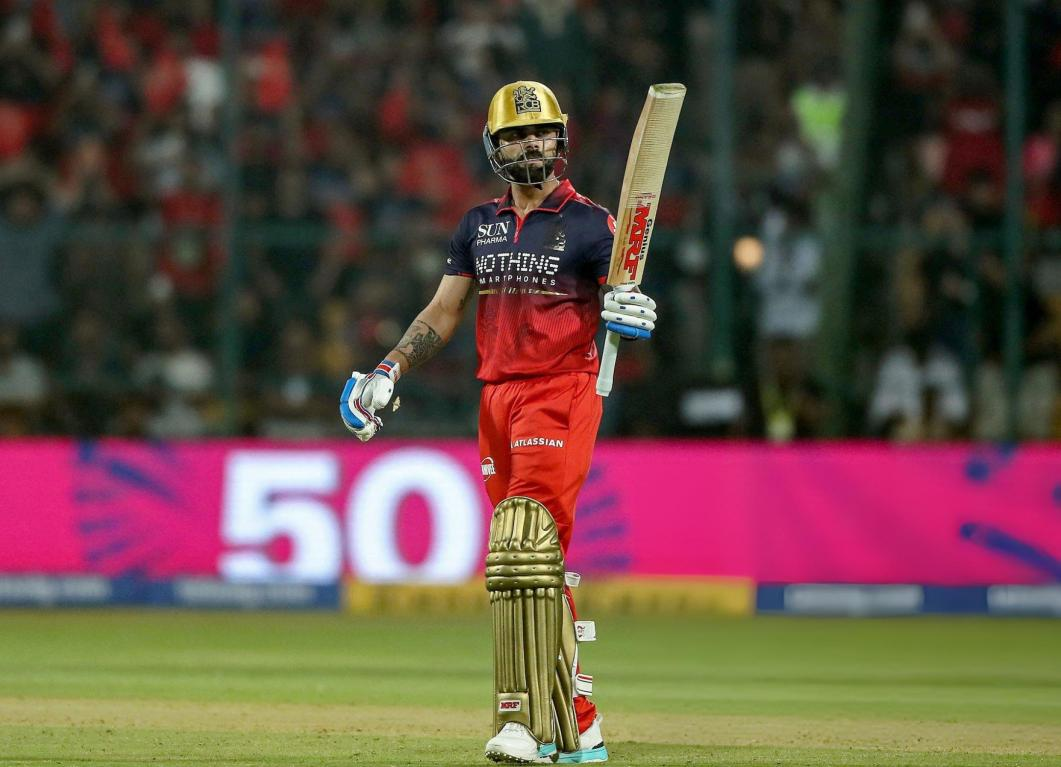
#> input picture phase1/virat.jpg, 1061 x 767 px
$ python image_flip.py
#> lines starting #> are read from the running program, lines starting #| are printed output that depends on the picture
import cv2
image=cv2.imread("virat.jpg")
#> image is the input picture: shape (767, 1061, 3); mean B, G, R 68.4, 78.2, 100.7
flipped_vertical=cv2.flip(image,0)
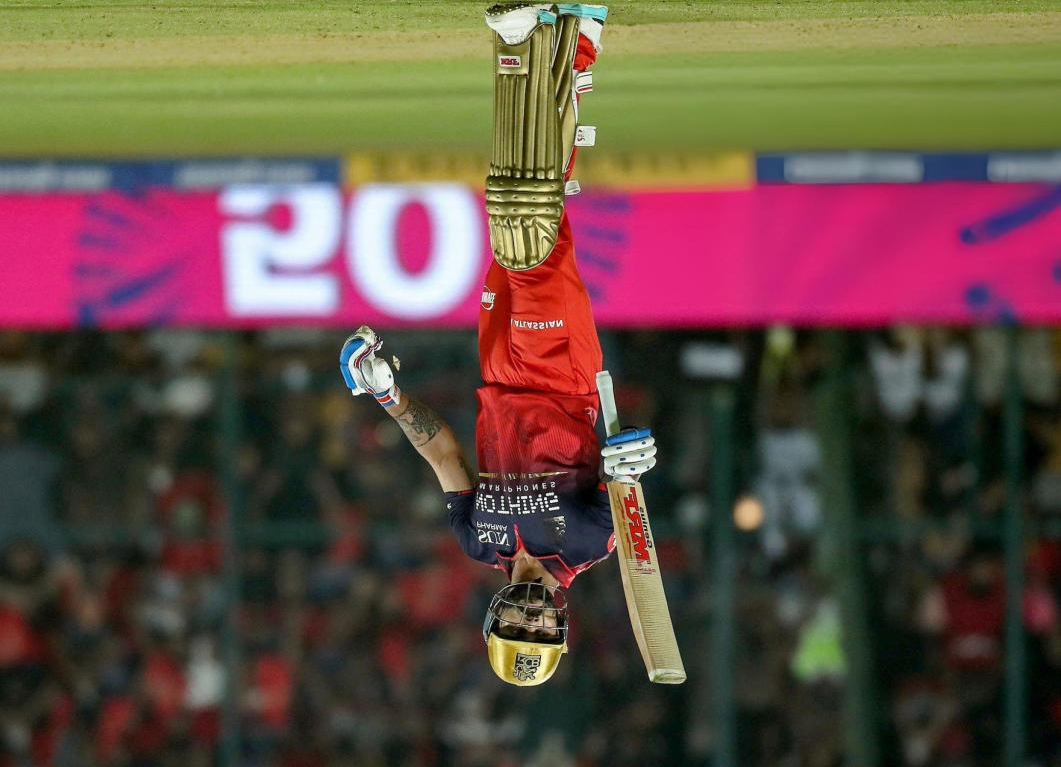
#> flipped_vertical: shape (767, 1061, 3); mean B, G, R 68.4, 78.2, 100.7
flipped_horizontal=cv2.flip(image,1)
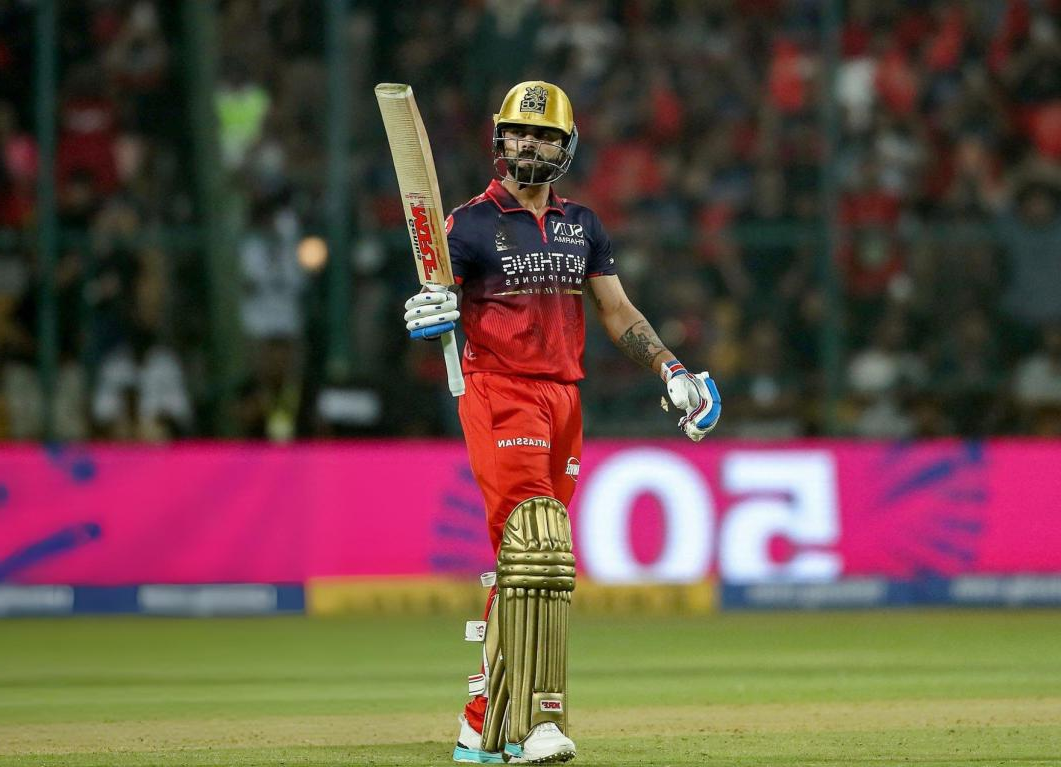
#> flipped_horizontal: shape (767, 1061, 3); mean B, G, R 68.4, 78.2, 100.7
flipped_both=cv2.flip(image,-1)
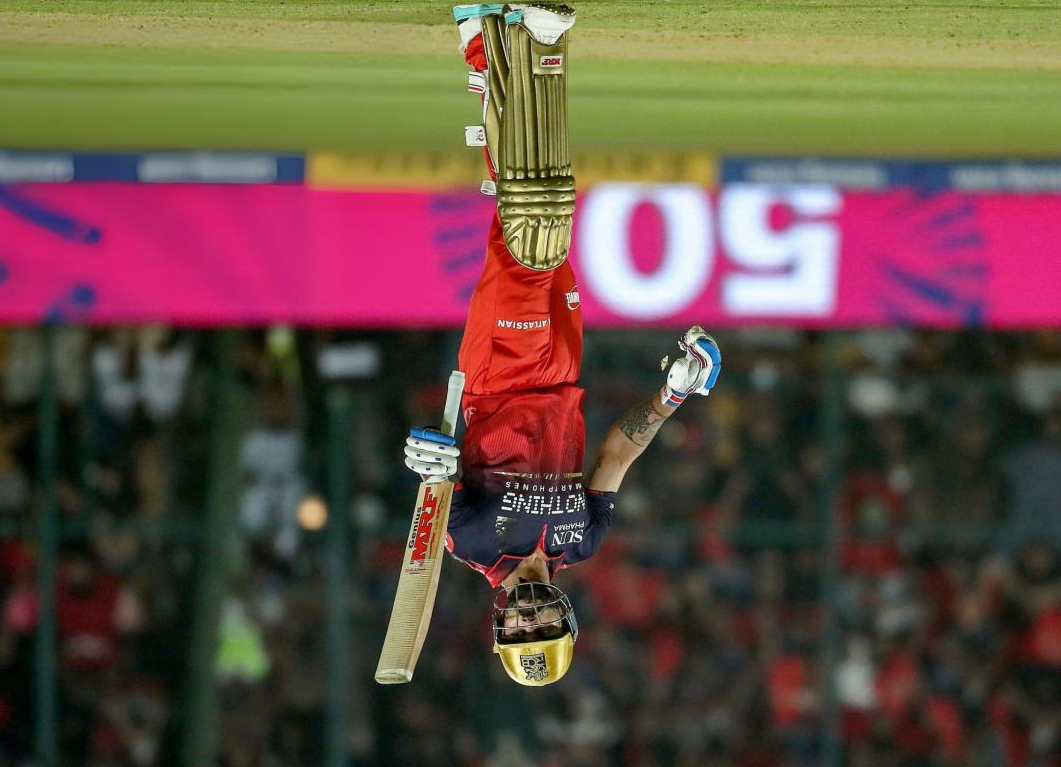
#> flipped_both: shape (767, 1061, 3); mean B, G, R 68.4, 78.2, 100.7

cv2.imshow("flipped_vertical",flipped_vertical)
cv2.imwrite("flipped_vertical.jpg",flipped_vertical)


cv2.imshow("flipped_horizontal",flipped_horizontal)
cv2.imwrite("flipped_horizontal.jpg",flipped_horizontal)

cv2.imshow("flipped_both",flipped_both)
cv2.imwrite("flipped_both.jpg",flipped_both)

cv2.imshow("original",image)

cv2.waitKey(0)
cv2.destroyAllWindows()
